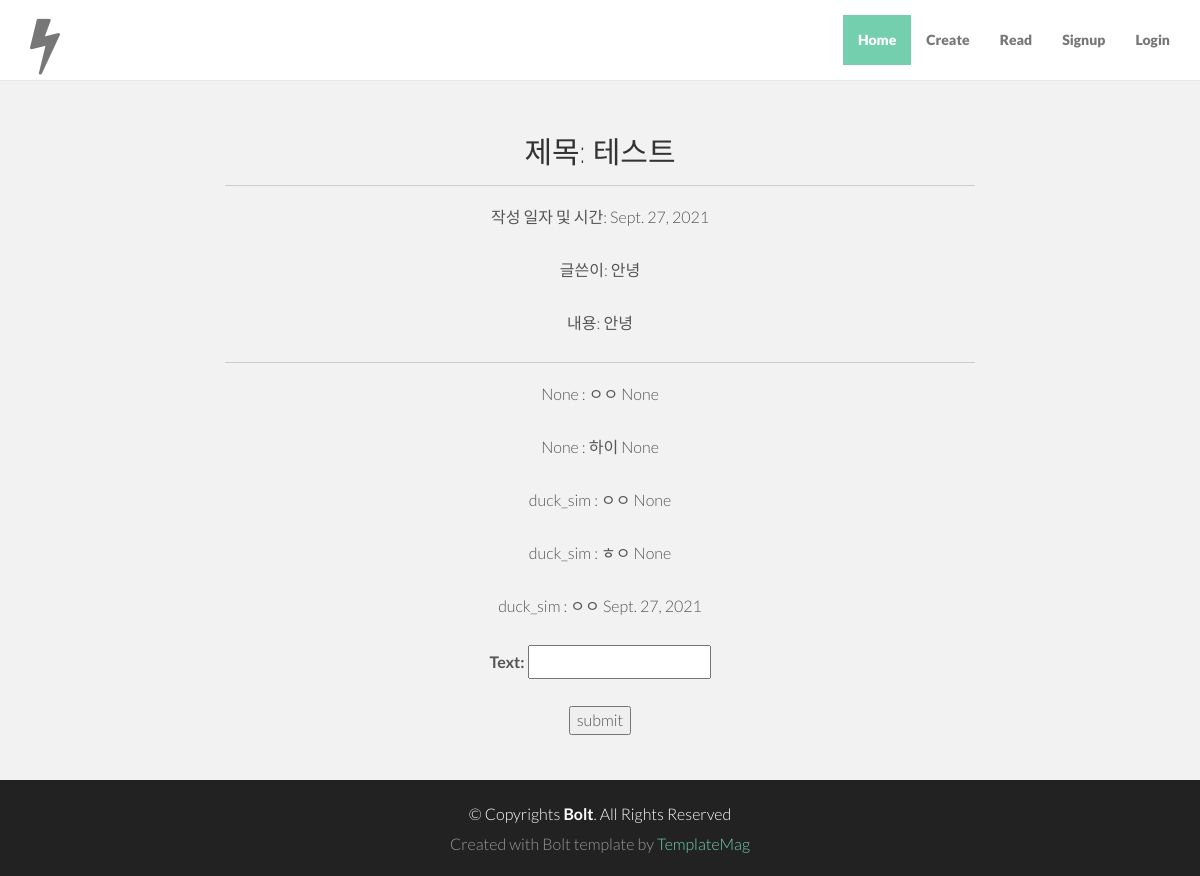
Page /detail/1/ on the committed database.
### commentapp/models.py (models this page shows, shortened)
class Post(models.Model):
    title = models.CharField(max_length=200)
    pub_date = models.DateField('data published')
    writer = models.CharField(null=False, max_length=15)
    body = models.TextField()

class Comment(models.Model):
    post_id = models.ForeignKey(Post, on_delete=models.CASCADE, related_name='comments')
    text = models.CharField(max_length=100)
    username = models.ForeignKey(CustomUser, on_delete=models.CASCADE, related_name='comments', null=True)
    date = models.DateField(null=True)

### user/models.py (models this page shows)
class CustomUser(AbstractUser):
    nickname = models.CharField(max_length=50, null=False)
    email = models.CharField(max_length=100, null=False)

### commentapp/views.py (the view)
# urls.py: path('detail/<str:id>/', commentapp.views.detail, name='detail'),
def detail(request, id):
    post = get_object_or_404(Post, id=id)
    if request.method == 'POST':
        form = CommentForm(request.POST)
        if form.is_valid():
            comment = form.save(commit=False)
            comment.post_id = post
            comment.username = request.user
            comment.text = form.cleaned_data['text']
            comment.date = timezone.now()
            comment.save()
            return redirect('detail', id)
    else:
        form = CommentForm()
        return render(request, 'commentapp/detail.html', {'post':post, 'form':form})

### commentapp/forms.py
class CommentForm(forms.ModelForm):
    class Meta:
        model = Comment
        fields = ['text']

### commentapp/templates/commentapp/detail.html (shortened to what this page needs)
{% extends 'commentapp/index.html' %}
{% block content %}
<div class="container">
    <div class="row">
        <div class="col-lg-8 col-lg-offset-2 centered">
            <h2>제목: {{ post.title }}</h2>
            <hr class="divider" />
            <p>작성 일자 및 시간: {{ post.pub_date }}</p>
            <p>글쓴이: {{ post.writer }}</p>
            <p>내용: {{ post.body }}</p>
            <hr>
            {% for comment in post.comments.all %}
                <p>{{ comment.username }} : {{ comment.text }} {{ comment.date }}</p>
            {% endfor %}
            <form method="POST" action="{% url 'detail' post.id %}">
                <p>{{ form.as_p }}</p>
                <input type="submit" value="submit">
            </form>
        </div>
    </div>
</div>
{% endblock %}

### commentapp/templates/commentapp/index.html (shortened to what this page needs)
{% load static %}
<!DOCTYPE html>
<html lang="en">
<head>
  <link href="{% static 'commentapp/lib/bootstrap/css/bootstrap.min.css' %}" rel="stylesheet">
  <link href="{% static 'commentapp/lib/font-awesome/css/font-awesome.min.css' %}" rel="stylesheet">
  <link href="{% static 'commentapp/css/style.css' %}" rel="stylesheet">
</head>
<body data-spy="scroll" data-offset="80" data-target="#thenavbar">
  <div id="thenavbar" class="navbar navbar-default navbar-fixed-top">
    <div class="container">
      <div class="navbar-header">
        <a class="navbar-brand" href="#"><i class="fa fa-bolt"></i></a>
      </div>
      <div class="navbar-collapse collapse">
        <ul class="nav navbar-nav navbar-right">
          <li class="active"><a href="{% url 'index' %}">Home</a></li>
          <li><a href="{% url 'create' %}">Create</a></li>
          <li><a href="{% url 'read' %}">Read</a></li>
          {% if user.is_active %}
          <li><a href="{% url 'logout' %}">logout</a></li>
          {% else %}
          <li><a href="{% url 'signup' %}">Signup</a></li>
          <li><a href="{% url 'login' %}">Login</a></li>
          {% endif %}
        </ul>
      </div>
    </div>
  </div>
<br>
<br>
  {% block content %}{% endblock %}
<br>
<br>
  <div id="copyrights">
    <div class="container">
      <p>
        &copy; Copyrights <strong>Bolt</strong>. All Rights Reserved
      </p>
      <div class="credits">
        Created with Bolt template by <a href="https://templatemag.com/">TemplateMag</a>
      </div>
    </div>
  </div>
</body>
</html>

### commentapp/static/commentapp/css/style.css (style rules this page uses)
body { background-color: #f2f2f2; font-family: "Lato"; font-weight: 300; font-size: 16px; color: #555; -webkit-font-smoothing: antialiased; -webkit-overflow-scrolling: touch; margin-top: 70px; }
h1, h2, h3, h4, h5, h6 { font-family: "Raleway"; font-weight: 300; color: #333; }
p { line-height: 28px; margin-bottom: 25px; }
.centered { text-align: center; }
a { color: #f85c37; word-wrap: break-word; -webkit-transition: color 0.1s ease-in, background 0.1s ease-in; -moz-transition: color 0.1s ease-in, background 0.1s ease-in; -ms-transition: color 0.1s ease-in, background 0.1s ease-in; -o-transition: color 0.1s ease-in, background 0.1s ease-in; transition: color 0.1s ease-in, background 0.1s ease-in; }
a:before, a:after { -webkit-transition: color 0.1s ease-in, background 0.1s ease-in; -moz-transition: color 0.1s ease-in, background 0.1s ease-in; -ms-transition: color 0.1s ease-in, background 0.1s ease-in; -o-transition: color 0.1s ease-in, background 0.1s ease-in; transition: color 0.1s ease-in, background 0.1s ease-in; }
hr { display: block; height: 1px; border: 0; border-top: 1px solid #ccc; margin: 1em 0; padding: 0; }
.navbar { font-weight: 800; font-size: 14px; padding-top: 15px; padding-bottom: 15px; background-color: #ffffff; }
.navbar-default .navbar-nav>.active>a, .navbar-default .navbar-nav>.active>a:hover, .navbar-default .navbar-nav>.active>a:focus { color: #ffffff; background-color: #74cfae; }
.navbar-brand { font-size: 60px; padding-top: 0px; padding-bottom: 0px; }
#copyrights { background: #222222; padding: 20px 0; text-align: center; }
#copyrights p { margin-bottom: 5px; color: #fff; }
#copyrights a { color: #74cfae; }
.credits { color: #999; }

### rows in the picture
Post: title "테스트", pub_date "Sept. 27, 2021", writer "안녕", body "안녕"
Comment: username "None", text "ㅇㅇ", date "None"
Comment: username "None", text "하이", date "None"
Comment: username "duck_sim", text "ㅇㅇ", date "None"
Comment: username "duck_sim", text "ㅎㅇ", date "None"
Comment: username "duck_sim", text "ㅇㅇ", date "Sept. 27, 2021"
